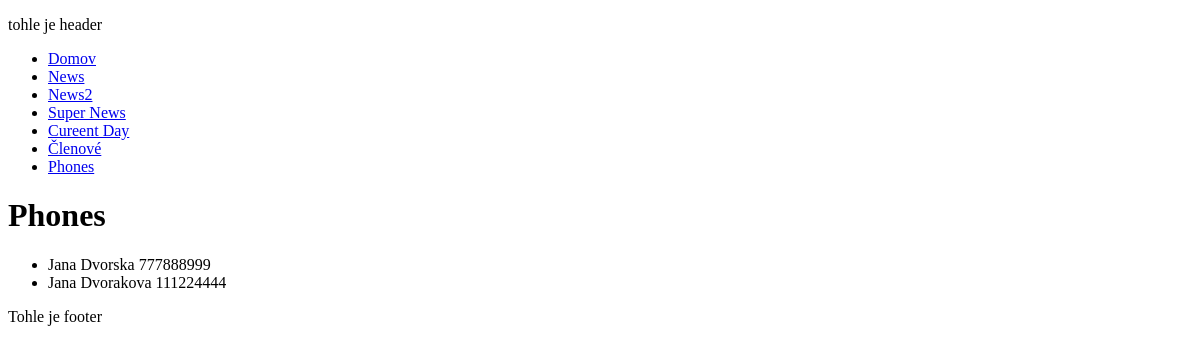
The page /phones on the database as committed earlier.
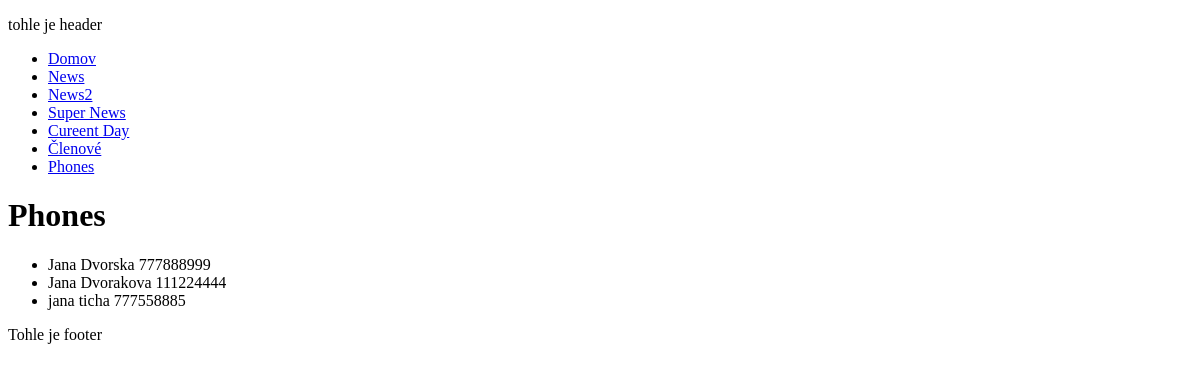
The same page on the database as committed later.
### company_core/models.py (models this page shows)
class Phones(models.Model):     #musime pridat novou tridu do admin.py!!!
  firstname = models.CharField(max_length=255)
  lastname = models.CharField(max_length=255)
  mobile_phone = models.IntegerField(max_length=255, default='')    #musim to zapsat do sablony phones.html {{ p.mobile_phone }} </li>

### company_core/views/views.py (the view)
# urls.py: path('phones', phones, name='phones'),
def phones(request):
  phones = Phones.objects.all().values()     #object.all -> zadame o vsechny objekty, ktere jsou v databazi online
  template = loader.get_template('phones.html')    #members.html -> nazev templatu
  context = {
    'phones': phones,
  }
  return HttpResponse(template.render(context, request))

### company_core/Templates/phones.html
{% extends "master.html" %}
{% block content %}
<h1>Phones</h1>
<ul>
  {% for p in phones %}
    <li>{{ p.firstname }} {{ p.lastname }} {{ p.mobile_phone }} {{ p.email }}</li>
  {% endfor %}
</ul>
{% endblock %}

### company_core/Templates/master.html
<!DOCTYPE html>
<html lang="en">
{% include "head.html" %}
<body>
{% include "header.html" %}
{% block content %}{% endblock %}
{% include "footer.html" %}
</body>
</html>

### company_core/Templates/head.html (shortened to what this page needs)
<head>
</head>

### company_core/Templates/header.html
<header>
  <p>tohle je header</p>
  {% include "navigation.html" %}
</header>

### company_core/Templates/navigation.html
<nav>
    <ul>
        <li><a href="{% url 'home_page' %}">Domov</a></li>
        <li><a href="{% url 'news' %}">News</a></li>
        <li><a href="{% url 'news2' %}">News2</a></li>
        <li><a href="{% url 'supernews' %}">Super News</a></li>
        <li><a href="{% url 'current_day' %}">Cureent Day</a></li>
        <li><a href="{% url 'members' %}">Členové</a></li>
        <li><a href="{% url 'phones' %}">Phones</a></li>
    </ul>
</nav>

### company_core/Templates/footer.html
<footer>
    Tohle je footer
</footer>

Rows that differ between the two databases and show on the page:
added Phones: firstname "jana", lastname "ticha", mobile_phone "777558885"
